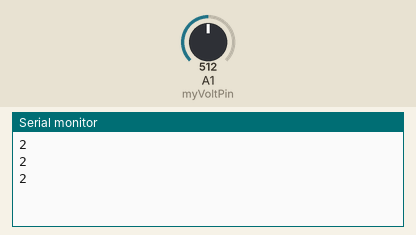
This sketch was run on a simulated Arduino Uno, built with avr-gcc and run on an emulated ATmega328P. On the bench: the last lines printed to the serial monitor. The test bench sets the inputs (shaded band); at power-on: A1 (myVoltPin) = 512.

Above: at 1.3 s.
1.4 s: A1 (myVoltPin) set to 716
At 1.9 s:
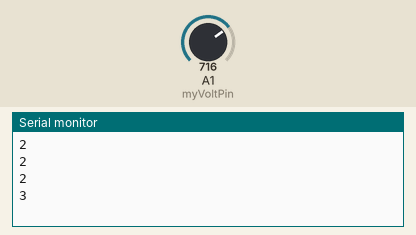
2.9 s: A1 (myVoltPin) set to 900
At 3.4 s:
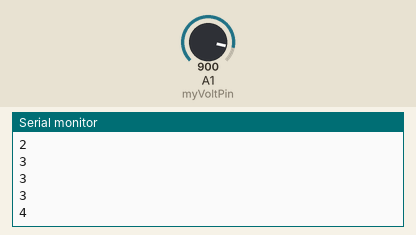
Timing chart, 0 to 5.9 s (numbered marks = the images above; inputs shaded):
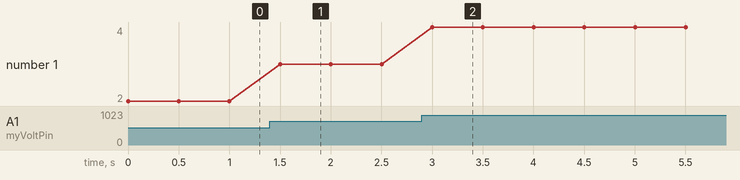

Measured:
- after the input at 1.4 s, the serial monitor: prints a new line after 0.10 s (image 1)
- after the input at 2.9 s, the serial monitor: prints a new line after 0.10 s (image 2)
- plotted number 1: 2 → 3 after the input at 1.4 s, 3 → 4 after the input at 2.9 s

The sketch:

Potentiometer.ino
```cpp
// C++ code
//
int myVoltPin = A1;
int readVal;
int V2;
int delaytime = 500;
void setup()
{
  Serial.begin(9600);
}

void loop()
{
  readVal = analogRead(myVoltPin);
  V2 = (5./1023.)*readVal;
  Serial.println(V2);
  delay(delaytime);
}
```
